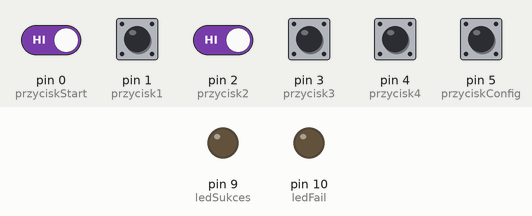
The program below on a simulated Arduino Uno, built with avr-gcc and run on an emulated ATmega328P. Shown: output pins drawn as LEDs (lit = HIGH). Dashed ring = blinking. The inputs (shaded band) are chosen by the test bench; at power-on: pin 0 (przyciskStart), pin 1 (przycisk1), pin 2 (przycisk2), pin 3 (przycisk3), pin 4 (przycisk4), pin 5 (przyciskConfig) HIGH.

Above: at 1.2 s.
1.3 s: pin 5 (przyciskConfig) pulled LOW for 0.15 s
At 1.9 s:
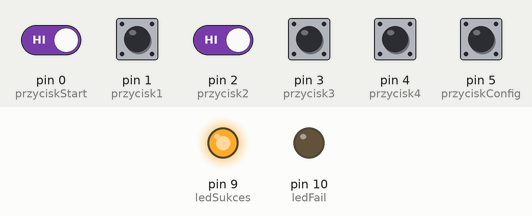
3.5 s: pin 1 (przycisk1) pulled LOW for 1 s
At 4.4 s:
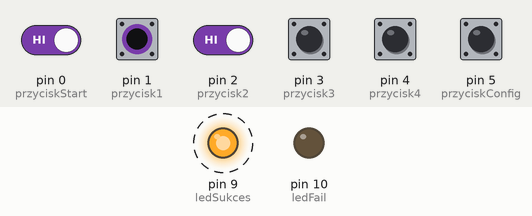
6.4 s: pin 0 (przyciskStart) driven LOW and pin 2 (przycisk2) driven LOW
At 8.2 s:
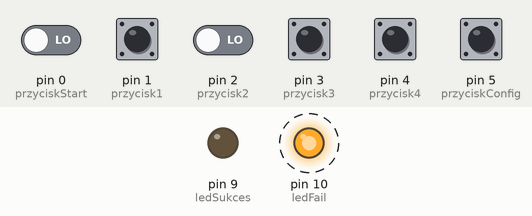
9.4 s: pin 0 (przyciskStart) driven HIGH
10.9 s: pin 0 (przyciskStart) driven LOW
At 12.7 s:
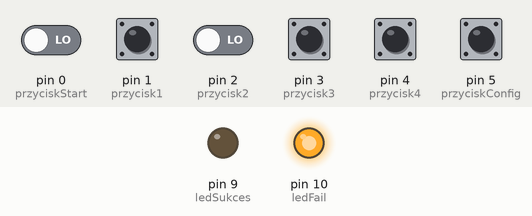
Timing chart, 0 to 14.9 s (numbered marks = the images above; inputs shaded):
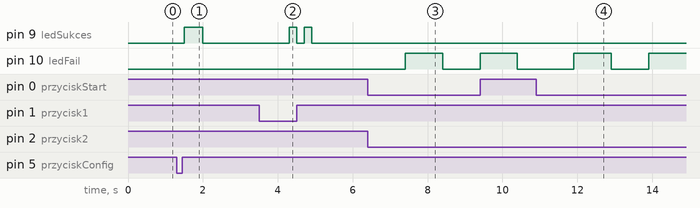

The program:

main.c
```c
// Definicja pinów
const int przyciskStart = PD0; // SW0 - przycisk start
const int przycisk1 = PD1;     // SW1
const int przycisk2 = PD2;     // SW2
const int przycisk3 = PD3;     // SW3
const int przycisk4 = PD4;     // SW4
const int przyciskConfig = PD5; // SW5 - przycisk konfiguracji sekwencji

const int ledSukces = PB1;     // L1 - LED Sukces
const int ledFail = PB2;       // L2 - LED Fail

// Ustawienia sekwencji
int sekwencja[4] = {przycisk1, przycisk2, przycisk3, przycisk4};
const int dlugoscSekwencji = 4;
const unsigned long czasNaSekwencje = 10000;  // Limit czasu - 10 sekund

void setup() {
  // Ustawienie pinów przycisków z pull-up
  DDRD &= ~((1 << przyciskStart) | (1 << przycisk1) | (1 << przycisk2) | (1 << przycisk3) | (1 << przycisk4) | (1 << przyciskConfig));
  PORTD |= (1 << przyciskStart) | (1 << przycisk1) | (1 << przycisk2) | (1 << przycisk3) | (1 << przycisk4) | (1 << przyciskConfig);

  // Ustawienie pinów LED
  DDRB |= (1 << ledSukces) | (1 << ledFail);

  // Wyłączenie LED na start
  PORTB &= ~((1 << ledSukces) | (1 << ledFail));
}

void loop() {
  // Sprawdzenie, czy przycisk konfiguracji został wciśnięty
  if (!(PIND & (1 << przyciskConfig))) {
    _delay_ms(200); // Debounce

    // Wejście w tryb konfiguracji sekwencji
    konfigurujSekwencje();
  }

  // Sprawdzanie, czy przycisk start został wciśnięty
  if (!(PIND & (1 << przyciskStart))) { // Przycisk start wciśnięty
    _delay_ms(200);
    unsigned long startCzas = millis();
    int userSequence[dlugoscSekwencji];
    bool sukces = true;

    // Pętla po sekwencji przycisków
    for (int i = 0; i < dlugoscSekwencji; i++) {
      userSequence[i] = -1;
      bool wcisniety = false;

      // Czekanie na wciśnięcie przycisku lub upływ czasu
      while (!wcisniety) {
        // Sprawdzenie, czy minął czas
        if (millis() - startCzas > czasNaSekwencje) {
          sukces = false;
          break;
        }

        // Sprawdzenie, który przycisk został wciśnięty i zapisanie go
        if (!(PIND & (1 << przycisk1))) {
          userSequence[i] = przycisk1;
          wcisniety = true;
          _delay_ms(200);
        } else if (!(PIND & (1 << przycisk2))) {
          userSequence[i] = przycisk2;
          wcisniety = true;
          _delay_ms(200);
        } else if (!(PIND & (1 << przycisk3))) {
          userSequence[i] = przycisk3;
          wcisniety = true;
          _delay_ms(200);
        } else if (!(PIND & (1 << przycisk4))) {
          userSequence[i] = przycisk4;
          wcisniety = true;
          _delay_ms(200);
        }
      }

      if (!sukces) break;  // Przerwij, jeśli czas minął
    }

    // Porównanie wprowadzonej sekwencji z poprawną sekwencją
    for (int i = 0; i < dlugoscSekwencji; i++) {
      if (userSequence[i] != sekwencja[i]) {
        sukces = false;
        break;
      }
    }

    // Wynik: jeśli sekwencja jest poprawna zapal Sukces, jeśli błędna, zapal Fail
    if (sukces) {
      PORTB |= (1 << ledSukces);  // Zapal LED sukcesu
      _delay_ms(1000);
      PORTB &= ~(1 << ledSukces); // Wyłącz LED sukcesu
    } else {
      PORTB |= (1 << ledFail);  // Zapal LED Fail
      _delay_ms(1000);
      PORTB &= ~(1 << ledFail); // Wyłącz LED Fail
    }
  }
}

void konfigurujSekwencje() {
  // Sygnalizacja wejścia w tryb konfiguracji - mignij LED sukces
  PORTB |= (1 << ledSukces);
  _delay_ms(500);
  PORTB &= ~(1 << ledSukces);
  _delay_ms(500);

  // Oczekiwanie na wprowadzenie nowej sekwencji
  // Użytkownik musi nacisnąć 4 przyciski w żądanej kolejności
  for (int i = 0; i < dlugoscSekwencji; i++) {
    bool wcisniety = false;
    while (!wcisniety) {
      if (!(PIND & (1 << przycisk1))) {
        sekwencja[i] = przycisk1;
        wcisniety = true;
        _delay_ms(200);
      } else if (!(PIND & (1 << przycisk2))) {
        sekwencja[i] = przycisk2;
        wcisniety = true;
        _delay_ms(200);
      } else if (!(PIND & (1 << przycisk3))) {
        sekwencja[i] = przycisk3;
        wcisniety = true;
        _delay_ms(200);
      } else if (!(PIND & (1 << przycisk4))) {
        sekwencja[i] = przycisk4;
        wcisniety = true;
        _delay_ms(200);
      }
    }
  }

  // Potwierdzenie zapisania nowej sekwencji - mignij LED sukces 2 razy
  for (int i = 0; i < 2; i++) {
    PORTB |= (1 << ledSukces);
    _delay_ms(200);
    PORTB &= ~(1 << ledSukces);
    _delay_ms(200);
  }
}
```

Measured:
- after the input at 1.3 s, pin 9 (ledSukces): LOW → HIGH after 0.20 s, → LOW 0.50 s later
- after the input at 3.5 s, pin 9 (ledSukces): alternates HIGH for 0.20 s and LOW for 0.20 s, 4 changes in all, then stays LOW, starting after 0.80 s
- after the input at 6.4 s, pin 10 (ledFail): LOW → HIGH after 1.0 s, → LOW 1.0 s later
- after the input at 10.9 s, pin 10 (ledFail): LOW → HIGH after 1.0 s, → LOW 1.0 s later, → HIGH 1.0 s later
